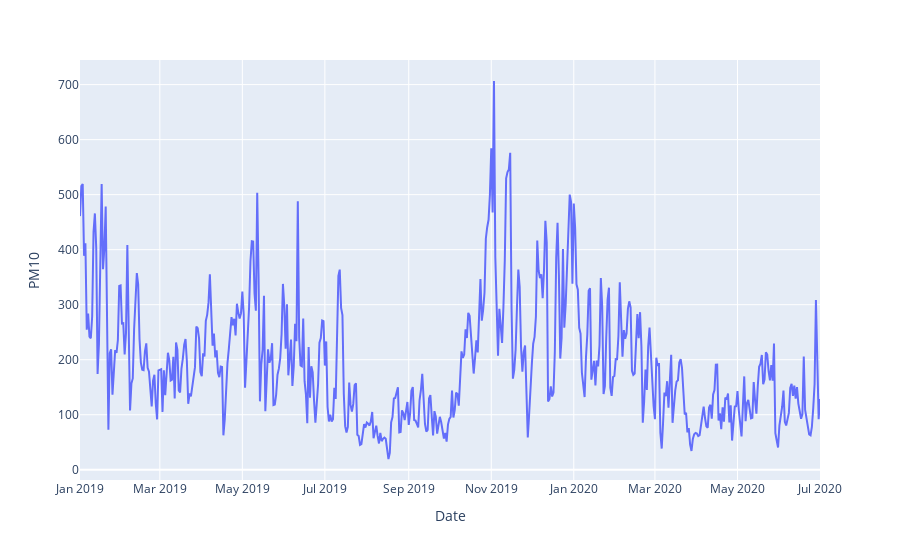

Here is the notebook cell this chart was saved with:
### Markdown cell above
# Pattern of PM10 in 2019 and 2020

### Code cell
px.line(data_frame=Delhi_19_20, x='Date', y='PM10')

### Figure 1 — Plotly figure (JSON) as saved in the notebook; plotly's stock layout.template omitted (floating-point values rounded to 4 significant figures; data arrays with more than 128 entries replaced by an {"elided": "..."} marker saying what was removed)
{"data": [{"hovertemplate": "Date=%{x}<br>PM10=%{y}<extra></extra>", "legendgroup": "", "line": {"color": "#636efa", "dash": "solid"}, "mode": "lines", "name": "", "orientation": "v", "showlegend": false, "type": "scatter", "x": {"elided": "548 str values"}, "xaxis": "x", "y": {"elided": "548 float values"}, "yaxis": "y"}], "layout": {"legend": {"tracegroupgap": 0}, "margin": {"t": 60}, "xaxis": {"anchor": "y", "domain": [0, 1], "title": {"text": "Date"}}, "yaxis": {"anchor": "x", "domain": [0, 1], "title": {"text": "PM10"}}}}
